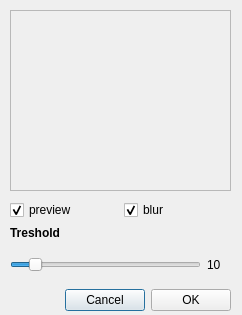
<ui version="4.0" >
 <class>ZeroDialog</class>
 <widget class="QDialog" name="ZeroDialog" >
  <property name="windowModality" >
   <enum>Qt::ApplicationModal</enum>
  </property>
  <property name="geometry" >
   <rect>
    <x>0</x>
    <y>0</y>
    <width>242</width>
    <height>315</height>
   </rect>
  </property>
  <property name="sizePolicy" >
   <sizepolicy>
    <hsizetype>0</hsizetype>
    <vsizetype>0</vsizetype>
    <horstretch>0</horstretch>
    <verstretch>0</verstretch>
   </sizepolicy>
  </property>
  <property name="minimumSize" >
   <size>
    <width>242</width>
    <height>315</height>
   </size>
  </property>
  <property name="maximumSize" >
   <size>
    <width>242</width>
    <height>315</height>
   </size>
  </property>
  <property name="font" >
   <font>
    <pointsize>9</pointsize>
   </font>
  </property>
  <property name="windowTitle" >
   <string>Select filter options</string>
  </property>
  <property name="sizeGripEnabled" >
   <bool>false</bool>
  </property>
  <property name="modal" >
   <bool>true</bool>
  </property>
  <widget class="QWidget" name="verticalLayout" >
   <property name="geometry" >
    <rect>
     <x>10</x>
     <y>200</y>
     <width>221</width>
     <height>111</height>
    </rect>
   </property>
   <layout class="QVBoxLayout" >
    <property name="margin" >
     <number>0</number>
    </property>
    <property name="spacing" >
     <number>6</number>
    </property>
    <item>
     <layout class="QHBoxLayout" >
      <property name="margin" >
       <number>0</number>
      </property>
      <property name="spacing" >
       <number>6</number>
      </property>
      <item>
       <widget class="QCheckBox" name="checkBox" >
        <property name="sizePolicy" >
         <sizepolicy>
          <hsizetype>5</hsizetype>
          <vsizetype>0</vsizetype>
          <horstretch>0</horstretch>
          <verstretch>0</verstretch>
         </sizepolicy>
        </property>
        <property name="text" >
         <string>preview</string>
        </property>
        <property name="checked" >
         <bool>true</bool>
        </property>
       </widget>
      </item>
      <item>
       <widget class="QCheckBox" name="checkBoxBlur" >
        <property name="sizePolicy" >
         <sizepolicy>
          <hsizetype>5</hsizetype>
          <vsizetype>0</vsizetype>
          <horstretch>0</horstretch>
          <verstretch>0</verstretch>
         </sizepolicy>
        </property>
        <property name="text" >
         <string>blur</string>
        </property>
        <property name="checked" >
         <bool>true</bool>
        </property>
       </widget>
      </item>
     </layout>
    </item>
    <item>
     <widget class="QLabel" name="label" >
      <property name="sizePolicy" >
       <sizepolicy>
        <hsizetype>4</hsizetype>
        <vsizetype>4</vsizetype>
        <horstretch>0</horstretch>
        <verstretch>0</verstretch>
       </sizepolicy>
      </property>
      <property name="font" >
       <font>
        <weight>75</weight>
        <bold>true</bold>
       </font>
      </property>
      <property name="text" >
       <string>Treshold</string>
      </property>
     </widget>
    </item>
    <item>
     <layout class="QHBoxLayout" >
      <property name="margin" >
       <number>0</number>
      </property>
      <property name="spacing" >
       <number>6</number>
      </property>
      <item>
       <widget class="QSlider" name="horizontalSlider" >
        <property name="sizePolicy" >
         <sizepolicy>
          <hsizetype>5</hsizetype>
          <vsizetype>0</vsizetype>
          <horstretch>0</horstretch>
          <verstretch>0</verstretch>
         </sizepolicy>
        </property>
        <property name="maximum" >
         <number>100</number>
        </property>
        <property name="value" >
         <number>10</number>
        </property>
        <property name="sliderPosition" >
         <number>10</number>
        </property>
        <property name="orientation" >
         <enum>Qt::Horizontal</enum>
        </property>
       </widget>
      </item>
      <item>
       <widget class="QLabel" name="label_2" >
        <property name="sizePolicy" >
         <sizepolicy>
          <hsizetype>0</hsizetype>
          <vsizetype>5</vsizetype>
          <horstretch>0</horstretch>
          <verstretch>0</verstretch>
         </sizepolicy>
        </property>
        <property name="minimumSize" >
         <size>
          <width>24</width>
          <height>0</height>
         </size>
        </property>
        <property name="layoutDirection" >
         <enum>Qt::RightToLeft</enum>
        </property>
        <property name="text" >
         <string>10</string>
        </property>
        <property name="buddy" >
         <cstring>horizontalSlider</cstring>
        </property>
       </widget>
      </item>
     </layout>
    </item>
    <item>
     <layout class="QHBoxLayout" >
      <property name="margin" >
       <number>0</number>
      </property>
      <property name="spacing" >
       <number>6</number>
      </property>
      <item>
       <spacer>
        <property name="orientation" >
         <enum>Qt::Horizontal</enum>
        </property>
        <property name="sizeHint" >
         <size>
          <width>40</width>
          <height>20</height>
         </size>
        </property>
       </spacer>
      </item>
      <item>
       <widget class="QPushButton" name="cancelButton" >
        <property name="text" >
         <string>Cancel</string>
        </property>
       </widget>
      </item>
      <item>
       <widget class="QPushButton" name="okButton" >
        <property name="text" >
         <string>OK</string>
        </property>
       </widget>
      </item>
     </layout>
    </item>
   </layout>
  </widget>
  <widget class="PreviewLabel" name="previewLabel" >
   <property name="geometry" >
    <rect>
     <x>10</x>
     <y>10</y>
     <width>221</width>
     <height>181</height>
    </rect>
   </property>
   <property name="cursor" >
    <cursor>9</cursor>
   </property>
   <property name="frameShape" >
    <enum>QFrame::StyledPanel</enum>
   </property>
   <property name="text" >
    <string/>
   </property>
   <property name="textFormat" >
    <enum>Qt::AutoText</enum>
   </property>
   <property name="scaledContents" >
    <bool>false</bool>
   </property>
   <property name="alignment" >
    <set>Qt::AlignCenter</set>
   </property>
   <property name="textInteractionFlags" >
    <enum>Qt::NoTextInteraction</enum>
   </property>
   <property name="buddy" >
    <cstring>checkBox</cstring>
   </property>
  </widget>
 </widget>
 <customwidgets>
  <customwidget>
   <class>PreviewLabel</class>
   <extends>QLabel</extends>
   <header>src/previewlabel.h</header>
  </customwidget>
 </customwidgets>
 <tabstops>
  <tabstop>checkBox</tabstop>
  <tabstop>checkBoxBlur</tabstop>
  <tabstop>horizontalSlider</tabstop>
  <tabstop>okButton</tabstop>
  <tabstop>cancelButton</tabstop>
 </tabstops>
 <resources>
  <include location="application.qrc" />
 </resources>
 <connections>
  <connection>
   <sender>okButton</sender>
   <signal>clicked()</signal>
   <receiver>ZeroDialog</receiver>
   <slot>accept()</slot>
   <hints>
    <hint type="sourcelabel" >
     <x>228</x>
     <y>345</y>
    </hint>
    <hint type="destinationlabel" >
     <x>96</x>
     <y>254</y>
    </hint>
   </hints>
  </connection>
  <connection>
   <sender>cancelButton</sender>
   <signal>clicked()</signal>
   <receiver>ZeroDialog</receiver>
   <slot>reject()</slot>
   <hints>
    <hint type="sourcelabel" >
     <x>147</x>
     <y>345</y>
    </hint>
    <hint type="destinationlabel" >
     <x>179</x>
     <y>282</y>
    </hint>
   </hints>
  </connection>
  <connection>
   <sender>horizontalSlider</sender>
   <signal>valueChanged(int)</signal>
   <receiver>label_2</receiver>
   <slot>setNum(int)</slot>
   <hints>
    <hint type="sourcelabel" >
     <x>131</x>
     <y>270</y>
    </hint>
    <hint type="destinationlabel" >
     <x>209</x>
     <y>270</y>
    </hint>
   </hints>
  </connection>
 </connections>
</ui>
